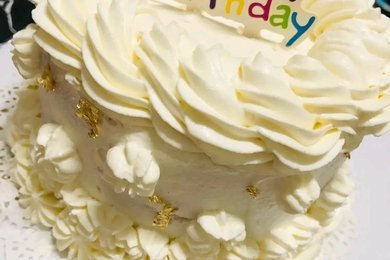
#> input picture imagenes/1772067186717.jpg, 390 x 260 px; its folder holds 4 pictures in this run
$ python resize_images.py
#> lines starting #> are read from the running program, lines starting #| are printed output that depends on the picture
#!/usr/bin/env python3
"""
Script para redimensionar imágenes de la carpeta 'imagenes/'
Las imágenes se ajustarán a 390x260px manteniendo su proporción
y se guardarán optimizadas en la misma carpeta.

Uso:
  python3 resize_images.py
"""

import os
from PIL import Image
import sys

# Tamaño objetivo que coincide con las tarjetas del sitio
TARGET_WIDTH = 390
TARGET_HEIGHT = 260

# Carpeta donde están las imágenes
IMAGES_DIR = "imagenes"

def resize_and_optimize(image_path):
    """Redimensiona una imagen para que encaje perfectamente en las tarjetas."""
#> called with image_path = 'imagenes/1772067186717.jpg'
    try:
        img = Image.open(image_path)
#> img is the input picture: PIL image 390x260 RGB; mean R, G, B 196.9, 183.6, 148.6

        # Mostrar info original
        original_size = img.size
#> original_size = (390, 260)
        print(f"  Original: {original_size[0]}x{original_size[1]}px")
#|   Original: 390x260px

        # Calcular la proporción (aspect ratio)
        aspect_ratio = img.width / img.height
#> aspect_ratio = 1.5
        target_ratio = TARGET_WIDTH / TARGET_HEIGHT

        # Redimensionar manteniendo proporción
        if aspect_ratio > target_ratio:
            # Imagen más ancha: limitar por alto
            new_height = TARGET_HEIGHT
            new_width = int(new_height * aspect_ratio)
        else:
            # Imagen más alta: limitar por ancho
            new_width = TARGET_WIDTH
            new_height = int(new_width / aspect_ratio)
#> new_height = 260

        # Redimensionar
        img_resized = img.resize(
            (new_width, new_height),
            Image.Resampling.LANCZOS
        )

        # Crear imagen final con fondo del sitio (crema)
        background = Image.new(
            'RGB',
            (TARGET_WIDTH, TARGET_HEIGHT),
            color=(245, 237, 224)  # --cream color
        )
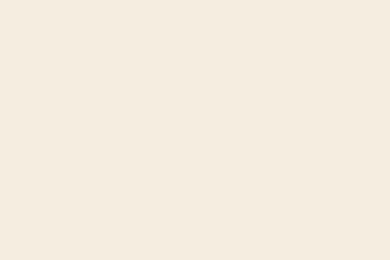
#> background: PIL image 390x260 RGB; mean R, G, B 245, 237, 224

        # Centrar la imagen redimensionada en el fondo
        offset_x = (TARGET_WIDTH - new_width) // 2
        offset_y = (TARGET_HEIGHT - new_height) // 2
#> offset_y = 0
        background.paste(img_resized, (offset_x, offset_y))

        # Guardar optimizada (JPEG con buena calidad)
        background.save(
            image_path,
            'JPEG',
            quality=85,
            optimize=True
        )

        file_size = os.path.getsize(image_path) / 1024  # KB
        print(f"  ✅ Redimensionada a: {TARGET_WIDTH}x{TARGET_HEIGHT}px ({file_size:.1f} KB)")

        return True
    except Exception as e:
        print(f"  ❌ Error: {str(e)}")
        return False

def main():
    if not os.path.exists(IMAGES_DIR):
        print(f"❌ La carpeta '{IMAGES_DIR}' no existe.")
        print("   Crea la carpeta y coloca tus imágenes allí.")
        sys.exit(1)

    # Extensiones de imagen a procesar
    image_extensions = {'.jpg', '.jpeg', '.png', '.gif', '.bmp', '.webp'}

    # Buscar imágenes
    images = [
        f for f in os.listdir(IMAGES_DIR)
        if os.path.splitext(f)[1].lower() in image_extensions
    ]

    if not images:
        print(f"⚠️  No hay imágenes en la carpeta '{IMAGES_DIR}'")
        sys.exit(0)

    print(f"\n🖼️  Redimensionando {len(images)} imagen(es)...\n")

    success_count = 0
    for filename in images:
        filepath = os.path.join(IMAGES_DIR, filename)
        print(f"→ {filename}")
        if resize_and_optimize(filepath):
            success_count += 1

    print(f"\n✅ Completado: {success_count}/{len(images)} imágenes redimensionadas")
    print(f"   Tamaño de todas las imágenes: {TARGET_WIDTH}x{TARGET_HEIGHT}px")
    print("   Las fotos ahora encajan perfectamente en las tarjetas del menú.\n")

if __name__ == "__main__":
    main()
